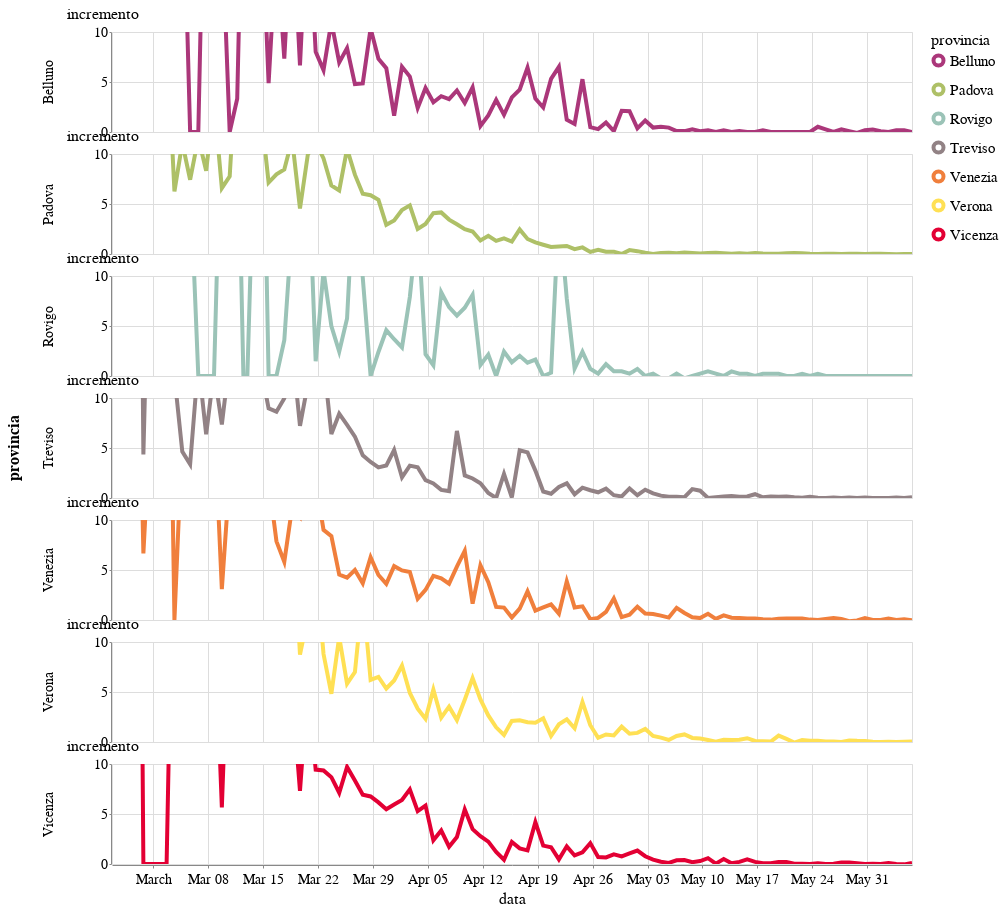

Source (notebook cell):
### Code cell
c.encode(y = alt.Y(f'incremento:Q', scale=alt.Scale(domain=(0, 10))), row='provincia').properties(
    width=800,
    height=100
)

### Figure 1 — Vega-Lite specification as saved in the notebook (floating-point values rounded to 4 significant figures; data arrays with more than 128 entries replaced by an {"elided": "..."} marker saying what was removed)
{"config": {"view": {"width": 600, "height": 400}, "background": "#ffffff", "title": {"anchor": "start", "font": "Source Sans Pro, Arial, sans", "fontColor": "#000000", "fontSize": 24, "fontWeight": "bold"}, "arc": {"fill": "#005DA9"}, "area": {"fill": "#005DA9"}, "line": {"stroke": "#005DA9", "strokeWidth": 4}, "path": {"stroke": "#005DA9"}, "rect": {"fill": "#005DA9"}, "shape": {"stroke": "#005DA9"}, "bar": {"fill": "#005DA9"}, "point": {"stroke": "#005DA9"}, "symbol": {"fill": "#005DA9", "size": 60}, "axis": {"titleFont": "Source Sans Pro, sans", "titleFontSize": 16, "titleFontWeight": "normal", "labelFont": "Source Sans Pro, sans", "labelFontSize": 14, "labelFontWeight": "normal"}, "axisX": {"labelAngle": 0, "labelPadding": 4, "tickSize": 3}, "axisY": {"labelBaseline": "middle", "maxExtent": 45, "minExtent": 45, "tickSize": 2, "titleAlign": "left", "titleAngle": 0, "titleX": -45, "titleY": -11}, "headerFacet": {"titleFontSize": 16, "labelFontSize": 14}, "headerRow": {"titleFontSize": 16, "labelFontSize": 14}, "headerColumn": {"titleFontSize": 16, "labelFontSize": 14}, "legend": {"titleFont": "Source Sans Pro, sans", "titleFontSize": 16, "titleFontWeight": "normal", "symbolType": "circle", "labelFont": "Source Sans Pro, sans", "labelFontSize": 15}, "range": {"category": ["#AB377A", "#AEC067", "#9BC3B7", "#928285", "#F07F3C", "#FFE054", "#E30034", "#005DA9", "#644F54", "#5EA290", "#769F3B", "#812161", "#E36319", "#F5C631"]}}, "data": {"name": "data-0153c0296c1351fc95ca0b8bb477f345"}, "mark": "line", "encoding": {"color": {"type": "nominal", "field": "provincia"}, "row": {"type": "nominal", "field": "provincia"}, "tooltip": [{"type": "temporal", "field": "data"}, {"type": "nominal", "field": "provincia"}, {"type": "quantitative", "field": "totale_casi"}, {"type": "quantitative", "field": "nuovi_positivi"}, {"type": "quantitative", "field": "incremento"}], "x": {"type": "temporal", "field": "data"}, "y": {"type": "quantitative", "field": "incremento", "scale": {"domain": [0, 10]}}}, "height": 100, "selection": {"selector002": {"type": "interval", "bind": "scales", "encodings": ["x", "y"]}}, "width": 800, "$schema": "https://vega.github.io/schema/vega-lite/v4.0.2.json", "datasets": {"data-0153c0296c1351fc95ca0b8bb477f345": {"elided": "721 records"}}}
